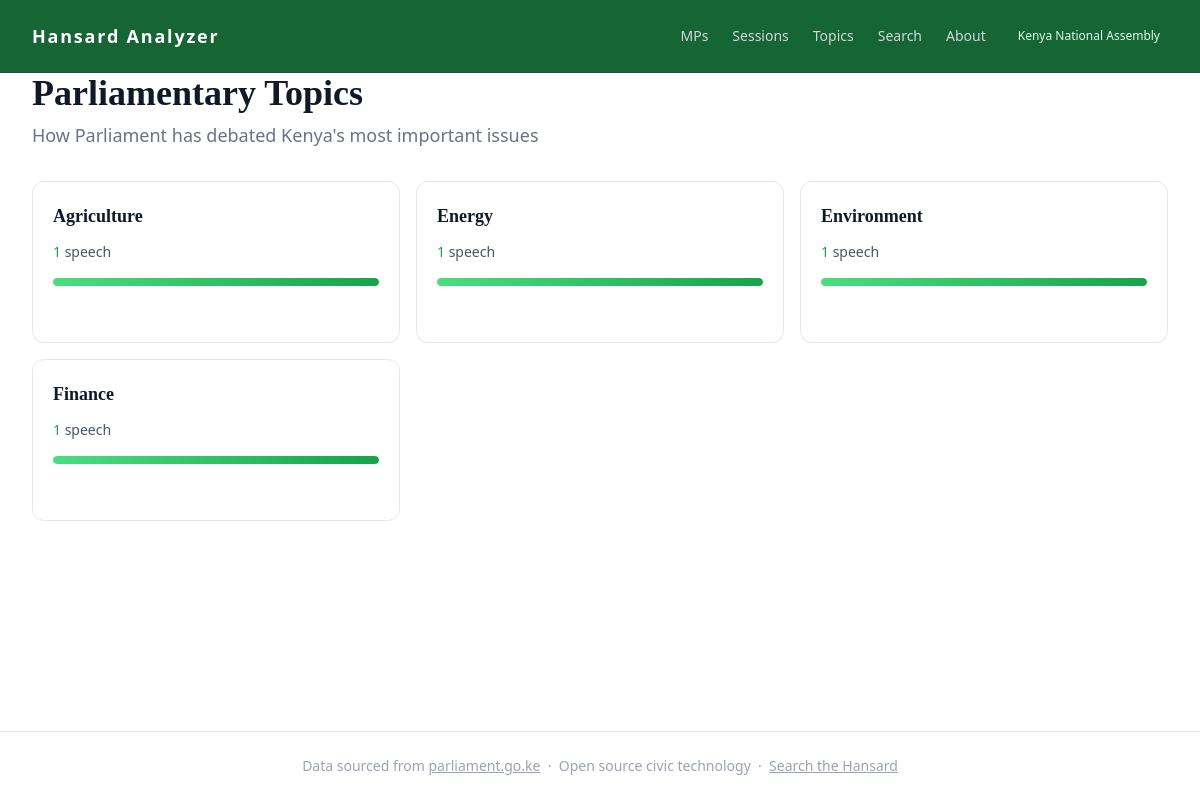
Page /topics/ on the committed database.
### tables this page shows
CREATE TABLE agenda_item_topics (
    id             INTEGER PRIMARY KEY AUTOINCREMENT,
    agenda_item_id INTEGER NOT NULL REFERENCES agenda_items(id),
    topic          TEXT NOT NULL,
    confidence     REAL,
    UNIQUE(agenda_item_id, topic)
);

### routes/topics.py (the view)
@topics_bp.route("/")
def topics_overview():
    conn = get_connection()
    topic_data = get_topic_agenda_item_counts(conn)
    conn.close()
    return render_template("topics.html", topics=topic_data)

### analyzer/database/queries.py (called while the page is built)
def get_topic_agenda_item_counts(conn: sqlite3.Connection) -> list[dict]:
    cursor = conn.cursor()
    cursor.execute(
        """
        SELECT topic, COUNT(DISTINCT agenda_item_id) AS count
        FROM agenda_item_topics
        GROUP BY topic
        ORDER BY count DESC
        """
    )
    columns = [d[0] for d in cursor.description]
    return [dict(zip(columns, row)) for row in cursor.fetchall()]

### analyzer/database/seed.py (called while the page is built)
def get_connection(db_path: Path = DB_PATH) -> sqlite3.Connection:
    conn = sqlite3.connect(db_path)
    conn.execute("PRAGMA foreign_keys = ON")
    return conn

### templates/topics.html (shortened to what this page needs)
{% extends "base.html" %}
{% block content %}
<div class="mb-8">
    <h1 class="font-serif text-3xl sm:text-4xl font-semibold text-gray-900 mb-2">Parliamentary Topics</h1>
    <p class="text-gray-500 text-lg">How Parliament has debated Kenya's most important issues</p>
</div>
{% if topics %}
<div class="grid grid-cols-1 sm:grid-cols-2 lg:grid-cols-3 gap-4">
    {% for item in topics %}
    <a href="{{ url_for('topics.topic_detail', topic_name=item.topic) }}"
       class="group border border-gray-200 rounded-xl p-5 bg-white hover:border-green-400 hover:shadow-lg transition-all duration-200 flex flex-col">
        <div class="flex items-start justify-between mb-3">
            <div>
                <div class="font-serif font-semibold text-gray-900 capitalize group-hover:text-green-600 transition-colors text-lg">{{ item.topic }}</div>
            </div>
        </div>
        <div class="text-sm text-gray-600 mb-4">
            <span class="font-medium text-green-600">{{ item.count }}</span> speech{{ 'es' if item.count != 1 else '' }}
        </div>
        {% if item.count > 0 %}
        <div class="mt-auto">
            {% set max_count = topics[0].count if topics[0].count > 0 else 1 %}
            {% set width_percent = (item.count / max_count * 100)|int %}
            <div class="w-full bg-gray-100 rounded-full h-2 overflow-hidden">
                <div
                    class="bg-gradient-to-r from-green-400 to-green-600 h-full rounded-full transition-all duration-300"
                    style="width: {{ width_percent }}%"
                ></div>
            </div>
        </div>
        {% endif %}
    </a>
    {% endfor %}
</div>
{% else %}
<div class="border border-gray-200 rounded-xl p-8 bg-gray-50 text-center">
    <p class="text-gray-600 text-sm">No topic data yet. Run <code class="bg-gray-200 px-2 py-1 rounded text-xs">flask sync</code> to ingest Hansard data.</p>
</div>
{% endif %}
{% endblock %}

### rows in the picture
agenda_item_topics: topic "Agriculture", count "1", {{ width_percent }} 100 (drawn)
agenda_item_topics: topic "Energy", count "1", {{ width_percent }} 100 (drawn)
agenda_item_topics: topic "Environment", count "1", {{ width_percent }} 100 (drawn)
agenda_item_topics: topic "Finance", count "1", {{ width_percent }} 100 (drawn)
